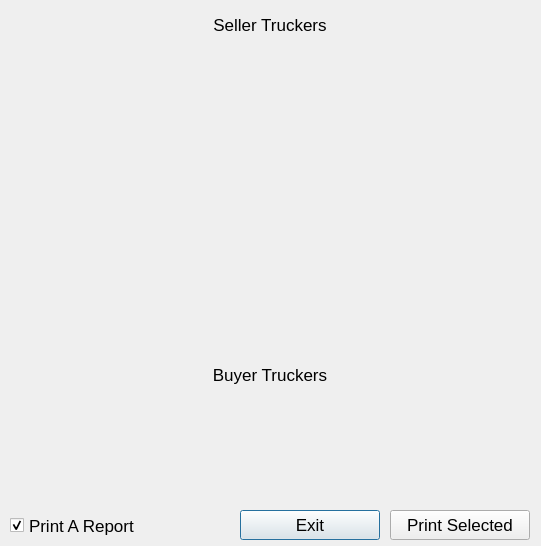
<?xml version="1.0" encoding="UTF-8"?>
<ui version="4.0">
 <class>TruckerChecksDialog</class>
 <widget class="QDialog" name="TruckerChecksDialog">
  <property name="windowModality">
   <enum>Qt::ApplicationModal</enum>
  </property>
  <property name="geometry">
   <rect>
    <x>0</x>
    <y>0</y>
    <width>541</width>
    <height>546</height>
   </rect>
  </property>
  <property name="font">
   <font>
    <pointsize>13</pointsize>
   </font>
  </property>
  <property name="windowTitle">
   <string>Print Trucker Checks</string>
  </property>
  <widget class="QLabel" name="textLabel1">
   <property name="geometry">
    <rect>
     <x>10</x>
     <y>10</y>
     <width>520</width>
     <height>31</height>
    </rect>
   </property>
   <property name="text">
    <string>&lt;p align=&quot;center&quot;&gt;Seller Truckers&lt;/p&gt;</string>
   </property>
   <property name="wordWrap">
    <bool>false</bool>
   </property>
  </widget>
  <widget class="QPushButton" name="cancelButton">
   <property name="geometry">
    <rect>
     <x>240</x>
     <y>510</y>
     <width>140</width>
     <height>30</height>
    </rect>
   </property>
   <property name="text">
    <string>Exit</string>
   </property>
  </widget>
  <widget class="QPushButton" name="printButton">
   <property name="geometry">
    <rect>
     <x>390</x>
     <y>510</y>
     <width>140</width>
     <height>30</height>
    </rect>
   </property>
   <property name="text">
    <string>Print Selected</string>
   </property>
  </widget>
  <widget class="QLabel" name="textLabel1_2">
   <property name="geometry">
    <rect>
     <x>10</x>
     <y>360</y>
     <width>520</width>
     <height>31</height>
    </rect>
   </property>
   <property name="text">
    <string>&lt;p align=&quot;center&quot;&gt;Buyer Truckers&lt;/p&gt;</string>
   </property>
   <property name="wordWrap">
    <bool>false</bool>
   </property>
  </widget>
  <widget class="Q3ListBox" name="buyerTruckerList">
   <property name="geometry">
    <rect>
     <x>10</x>
     <y>400</y>
     <width>520</width>
     <height>100</height>
    </rect>
   </property>
   <property name="font">
    <font>
     <family>Bitstream Vera Sans Mono</family>
     <pointsize>13</pointsize>
    </font>
   </property>
   <property name="selectionMode">
    <enum>Q3ListBox::Multi</enum>
   </property>
  </widget>
  <widget class="Q3ListBox" name="sellerTruckerList">
   <property name="geometry">
    <rect>
     <x>10</x>
     <y>50</y>
     <width>520</width>
     <height>300</height>
    </rect>
   </property>
   <property name="font">
    <font>
     <family>Bitstream Vera Sans Mono</family>
     <pointsize>13</pointsize>
    </font>
   </property>
   <property name="selectionMode">
    <enum>Q3ListBox::Multi</enum>
   </property>
  </widget>
  <widget class="QCheckBox" name="reportCheckBox">
   <property name="geometry">
    <rect>
     <x>10</x>
     <y>510</y>
     <width>221</width>
     <height>31</height>
    </rect>
   </property>
   <property name="text">
    <string>Print A Report</string>
   </property>
   <property name="checked">
    <bool>true</bool>
   </property>
  </widget>
 </widget>
 <layoutdefault spacing="6" margin="11"/>
 <pixmapfunction>qPixmapFromMimeSource</pixmapfunction>
 <customwidgets>
  <customwidget>
   <class>Q3Frame</class>
   <extends>QFrame</extends>
   <header>Qt3Support/Q3Frame</header>
   <container>1</container>
  </customwidget>
  <customwidget>
   <class>Q3ListBox</class>
   <extends>Q3Frame</extends>
   <header>q3listbox.h</header>
  </customwidget>
 </customwidgets>
 <includes>
  <include location="local">dao/truckingrecorddao.h</include>
  <include location="local">types/truckingrecord.h</include>
  <include location="local">dao/invoicedao.h</include>
  <include location="local">dao/setupdao.h</include>
  <include location="local">reports/textcheck.h</include>
  <include location="local">dao/checkdao.h</include>
  <include location="local">lineprinter.h</include>
  <include location="local">reports/truckercheckreport.h</include>
  <include location="local">dao/invoicedao.h</include>
 </includes>
 <resources/>
 <connections/>
</ui>
